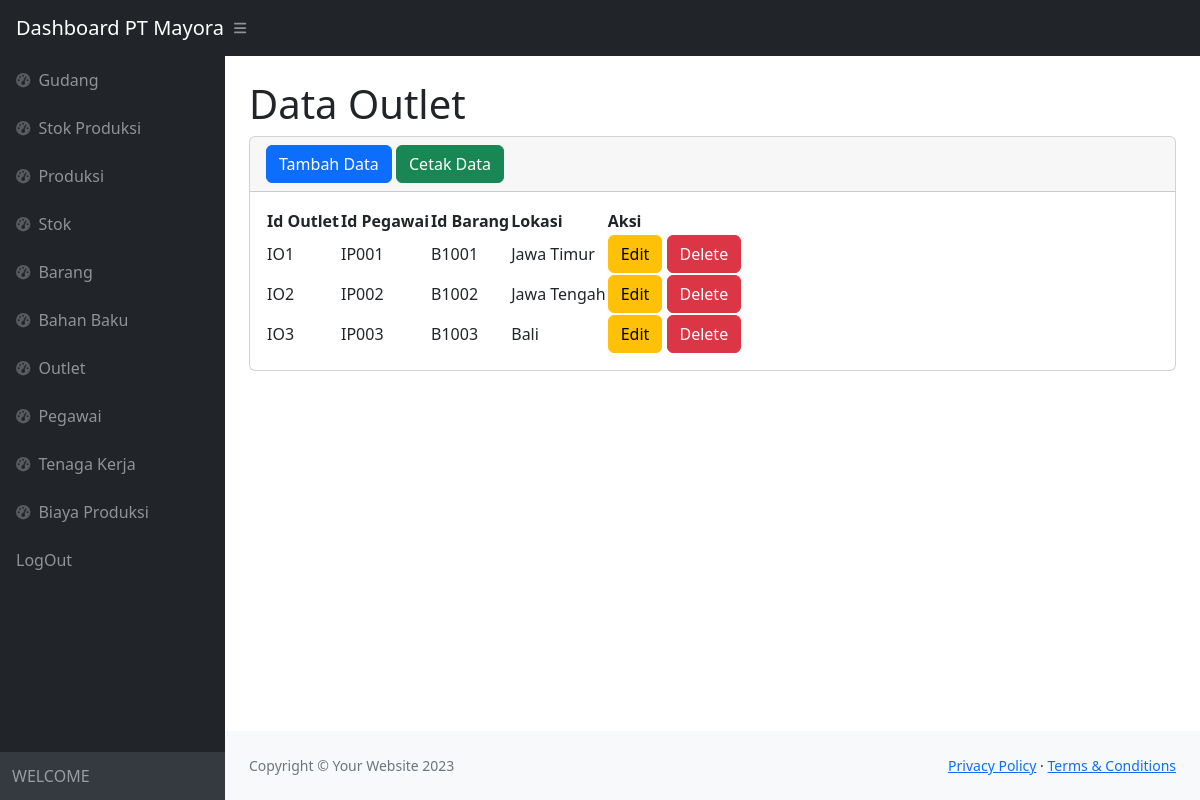
The page /outlet.php (signed in) on the database its author committed.
### tables this page shows
CREATE TABLE `outlet` (
  `idoutlet` varchar(3) NOT NULL,
  `idpegawai` varchar(5) NOT NULL,
  `idbarang` varchar(5) NOT NULL,
  `lokasi` varchar(20) NOT NULL
);

CREATE TABLE `pegawai` (
  `idpegawai` varchar(5) NOT NULL,
  `namapegawai` varchar(20) NOT NULL,
  `alamat` varchar(20) NOT NULL,
  `telp` varchar(10) NOT NULL
);

CREATE TABLE `barang` (
  `idbarang` varchar(5) NOT NULL,
  `idkategori` varchar(3) NOT NULL,
  `nama` varchar(20) NOT NULL,
  `harga` varchar(30) NOT NULL
);

### outlet.php (the view, shortened to what this page needs)
<?php
require 'function.php';
?>
<!DOCTYPE html>
<html lang="en">
    <head>
        <link href="https://cdn.jsdelivr.net/npm/simple-datatables@7.1.2/dist/style.min.css" rel="stylesheet" />
        <link href="css/styles.css" rel="stylesheet" />
    </head>
    <body class="sb-nav-fixed">
        <nav class="sb-topnav navbar navbar-expand navbar-dark bg-dark">
            <a class="navbar-brand ps-3" href="index.php">Dashboard PT Mayora</a>
            <button class="btn btn-link btn-sm order-1 order-lg-0 me-4 me-lg-0" id="sidebarToggle" href="#!"><i class="fas fa-bars"></i></button>
        </nav>
        <div id="layoutSidenav">
            <div id="layoutSidenav_nav">
                <nav class="sb-sidenav accordion sb-sidenav-dark" id="sidenavAccordion">
                    <div class="sb-sidenav-menu">
                        <div class="nav">
                        <a class="nav-link" href="gudang.php">
                                <div class="sb-nav-link-icon"><i class="fas fa-tachometer-alt"></i></div>
                                Gudang
                            </a>
                            <a class="nav-link" href="Stokproduksi.php">
                                <div class="sb-nav-link-icon"><i class="fas fa-tachometer-alt"></i></div>
                                Stok Produksi
                            </a>
                            <a class="nav-link" href="produksi.php">
                                <div class="sb-nav-link-icon"><i class="fas fa-tachometer-alt"></i></div>
                                Produksi
                            </a>
                            <a class="nav-link" href="stock.php">
                                <div class="sb-nav-link-icon"><i class="fas fa-tachometer-alt"></i></div>
                                Stok
                            </a>
                            <a class="nav-link" href="barang.php">
                                <div class="sb-nav-link-icon"><i class="fas fa-tachometer-alt"></i></div>
                                Barang
                            </a>
                            <a class="nav-link" href="bahanbaku.php">
                                <div class="sb-nav-link-icon"><i class="fas fa-tachometer-alt"></i></div>
                                Bahan Baku
                            </a>
                            <a class="nav-link" href="outlet.php">
                                <div class="sb-nav-link-icon"><i class="fas fa-tachometer-alt"></i></div>
                                Outlet
                            </a>
                            <a class="nav-link" href="pegawai.php">
                                <div class="sb-nav-link-icon"><i class="fas fa-tachometer-alt"></i></div>
                                Pegawai
                            </a>
                            <a class="nav-link" href="tenaga.php">
                                <div class="sb-nav-link-icon"><i class="fas fa-tachometer-alt"></i></div>
                                Tenaga Kerja
                            </a>
                            <a class="nav-link" href="biaya.php">
                                <div class="sb-nav-link-icon"><i class="fas fa-tachometer-alt"></i></div>
                                Biaya Produksi
                            </a>
                            <a class="nav-link" href="logout.php">
                                LogOut
                            </a>
                        </div>
                    </div>
                    <div class="sb-sidenav-footer">
                        WELCOME
                    </div>
                </nav>
            </div>
            <div id="layoutSidenav_content">
                <main>
                    <div class="container-fluid px-4">
                        <h1 class="mt-4">Data Outlet</h1>
                        <div class="card mb-4">
                            <div class="card-header">
                               <button type="button" class="btn btn-primary" data-bs-toggle="modal" data-bs-target="#myModal">
                                    Tambah Data
                                </button>
                                <a href="cetakoutlet.php" class="btn btn-success">Cetak Data</a>
                            </div>
                            <div class="card-body">
                                <table id="datatablesSimple">
                                    <thead>
                                        <tr>
                                            <th>Id Outlet</th>
                                            <th>Id Pegawai</th>
                                            <th>Id Barang</th>
                                            <th>Lokasi</th>
                                            <th>Aksi</th>
                                        </tr>
                                    </thead>
                                    <tbody>
                                    <?php
                                        $ambilsemuadatabiaya = mysqli_query($conn, "select * from outlet o,pegawai p,barang b where o.idpegawai=p.idpegawai and o.idbarang=b.idbarang");
                                        while($data=mysqli_fetch_array($ambilsemuadatabiaya)){
                                            $ido = $data['idoutlet'];
                                            $idp = $data['idpegawai'];
                                            $idbar = $data['idbarang'];
                                            $lok =$data['lokasi'];
                                        ?>
                                        <tr>
                                            <td><?=$ido;?></td>
                                            <td><?=$idp;?></td>
                                            <td><?=$idbar;?></td>
                                            <td><?=$lok;?></td>
                                            <td>
                                                <button type="button" class="btn btn-warning" data-bs-toggle="modal" data-bs-target="#edit<?=$ido;?>">
                                                   Edit
                                                 </button>
                                                <button type="button" class="btn btn-danger" data-bs-toggle="modal" data-bs-target="#delete<?=$ido;?>">
                                                  Delete
                                                </button>
                                            </td>
                                        </tr>
                                        <?php
                                        };
                                        ?>
                                    </tbody>
                                </table>
                            </div>
                        </div>
                    </div>
                </main>
                <footer class="py-4 bg-light mt-auto">
                    <div class="container-fluid px-4">
                        <div class="d-flex align-items-center justify-content-between small">
                            <div class="text-muted">Copyright &copy; Your Website 2023</div>
                            <div>
                                <a href="#">Privacy Policy</a>
                                &middot;
                                <a href="#">Terms &amp; Conditions</a>
                            </div>
                        </div>
                    </div>
                </footer>
            </div>
        </div>
    </body>
</html>

### rows shown on the page
outlet: idoutlet "IO1", idpegawai.idpegawai "IP001", idbarang.idbarang "B1001", lokasi "Jawa Timur"
outlet: idoutlet "IO2", idpegawai.idpegawai "IP002", idbarang.idbarang "B1002", lokasi "Jawa Tengah"
outlet: idoutlet "IO3", idpegawai.idpegawai "IP003", idbarang.idbarang "B1003", lokasi "Bali"
